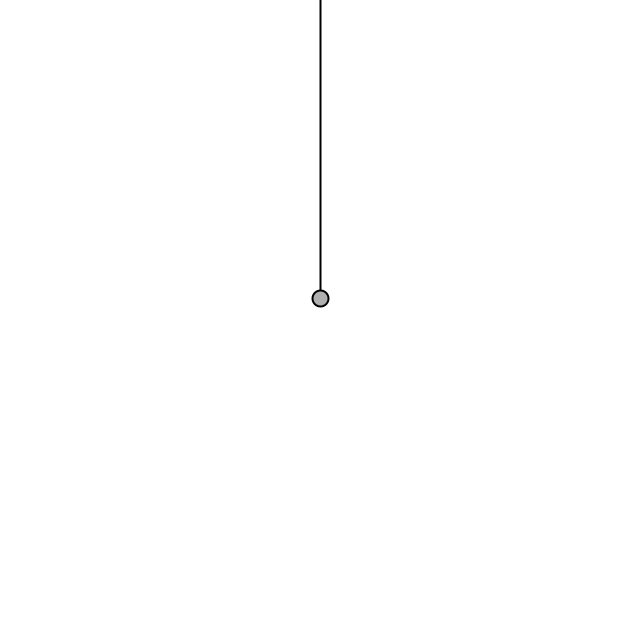
Frame 1 (no input)
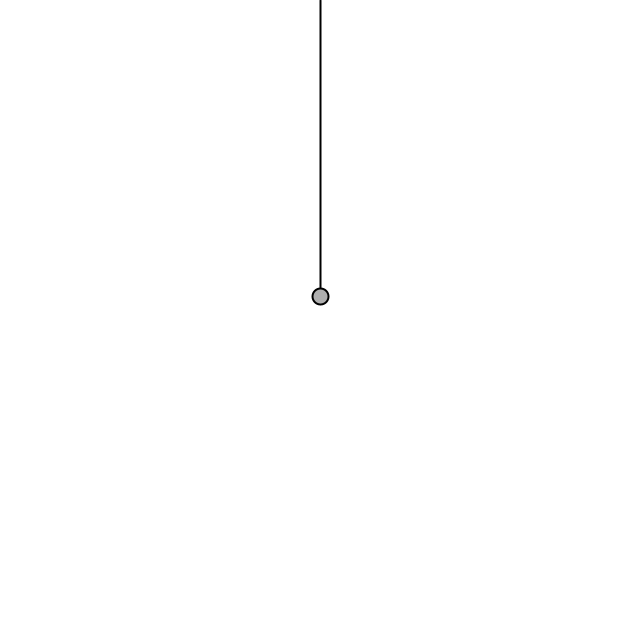
Frame 60 (the mouse pressed at the canvas centre just before this capture)
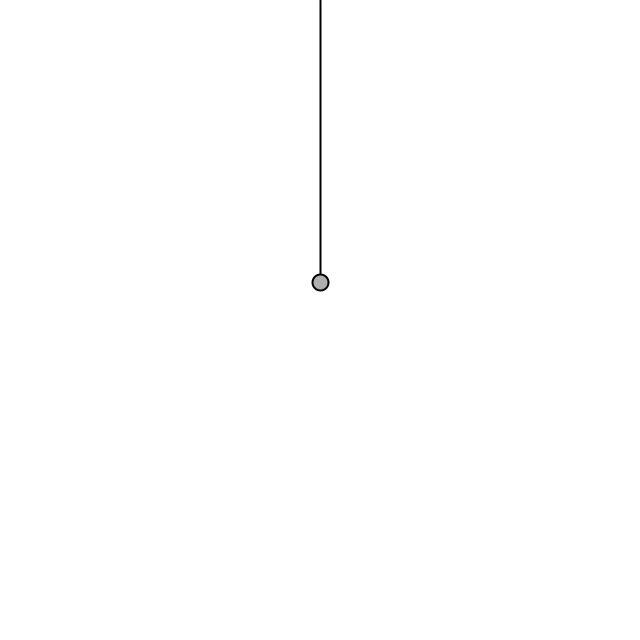
Frame 120 (the mouse held since frame 60 and released just before this capture)

The Processing sketch that drew these frames (run headless with seeded random() and noise(); from frame 60 on, the mouse is pressed at the canvas centre):

// Processing sketch: noc03_20_spring
// ── noc03_20_spring.pde
Ball ball;

void setup() {
  
  size(640,640);
  ball = new Ball(width/2,0, width/2, 300);
}

void draw() {
  PVector gravity = new PVector(0,0.1);
  ball.applyForce(gravity);  
  
  ball.applySpringForce();
  
  
  ball.update();
  ball.display();
  
}
// ── Ball.pde
class Ball {
  PVector anchor;  
  PVector location;  
  float restLength;
  
  PVector velocity;
  PVector acceleration;
  
  float k = 0.01;
  
  Ball(float anchorX, float anchorY, float locX, float locY) {
    anchor = new PVector(anchorX,anchorY);
    location = new PVector(locX,locY);
    velocity = new PVector(0,0);
    acceleration = new PVector(0,0);
    
    restLength = 150;
  }
  
  void applyForce(PVector force) {    
     acceleration.add(force);
  }
  
  void applySpringForce() {
    PVector force = new PVector(0,0); 
    force = PVector.sub(location, anchor);
    float currentLength = force.mag();
    float x = currentLength - restLength;
    
    force.normalize();
    force.mult(-1*k*x);
           
    applyForce(force);   
    
  }
  
  
  void update() {
    velocity.add(acceleration);
    location.add(velocity);
    
    acceleration.mult(0);
  }
  
  void display() {
    background(255);
    stroke(0);
    strokeWeight(2);
    fill(175);
    line(anchor.x,anchor.y,location.x,location.y);
    
    ellipse(location.x,location.y,16,16);
  }
  
}
